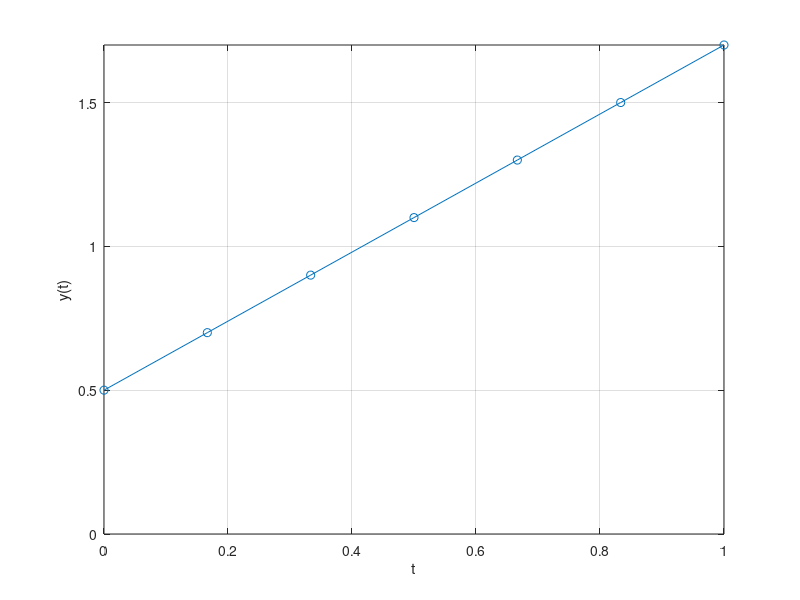

Here is the MATLAB script that generated this plot:
% marchlinear.m
%   dy/dt=a
%   y(0)=b
%
%       Author: Mojolagbe Jamiu


%% set parameters
a=1.2;
b=0.5;
Nt=7;
Tf=1;   % final time

%% initialize
t=linspace(0, Tf, Nt);
deltat=t(2)-t(1);
y=zeros(1, Nt);
y(1)=b;

%% march through array, calculating next y
%   from previous y
for it=1:Nt-1
    y(it+1)=y(it)+a*deltat;
end

%% plot results
plot(t, y, '-o');
axis([0 Tf 0 inf]);
xlabel('t');
ylabel('y(t)');
grid on